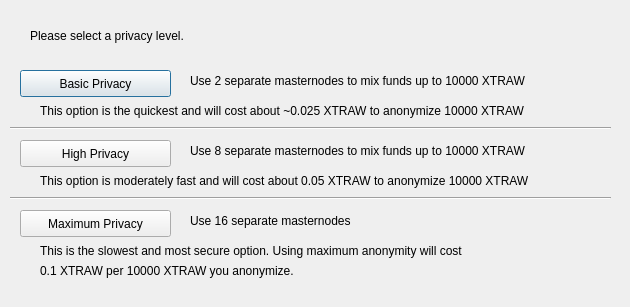
<?xml version="1.0" encoding="UTF-8"?>
<ui version="4.0">
 <class>ObfuscationConfig</class>
 <widget class="QDialog" name="ObfuscationConfig">
  <property name="geometry">
   <rect>
    <x>0</x>
    <y>0</y>
    <width>630</width>
    <height>307</height>
   </rect>
  </property>
  <property name="windowTitle">
   <string>Configure Obfuscation</string>
  </property>
  <widget class="QPushButton" name="buttonBasic">
   <property name="geometry">
    <rect>
     <x>20</x>
     <y>70</y>
     <width>151</width>
     <height>27</height>
    </rect>
   </property>
   <property name="text">
    <string>Basic Privacy</string>
   </property>
  </widget>
  <widget class="QPushButton" name="buttonHigh">
   <property name="geometry">
    <rect>
     <x>20</x>
     <y>140</y>
     <width>151</width>
     <height>27</height>
    </rect>
   </property>
   <property name="text">
    <string>High Privacy</string>
   </property>
  </widget>
  <widget class="QPushButton" name="buttonMax">
   <property name="geometry">
    <rect>
     <x>20</x>
     <y>210</y>
     <width>151</width>
     <height>27</height>
    </rect>
   </property>
   <property name="text">
    <string>Maximum Privacy</string>
   </property>
  </widget>
  <widget class="QLabel" name="label">
   <property name="geometry">
    <rect>
     <x>30</x>
     <y>20</y>
     <width>571</width>
     <height>31</height>
    </rect>
   </property>
   <property name="text">
    <string>Please select a privacy level.</string>
   </property>
  </widget>
  <widget class="QLabel" name="label_2">
   <property name="geometry">
    <rect>
     <x>190</x>
     <y>70</y>
     <width>421</width>
     <height>21</height>
    </rect>
   </property>
   <property name="text">
    <string>Use 2 separate masternodes to mix funds up to 10000 XTRAW</string>
   </property>
  </widget>
  <widget class="QLabel" name="label_3">
   <property name="geometry">
    <rect>
     <x>190</x>
     <y>140</y>
     <width>411</width>
     <height>21</height>
    </rect>
   </property>
   <property name="text">
    <string>Use 8 separate masternodes to mix funds up to 10000 XTRAW</string>
   </property>
  </widget>
  <widget class="QLabel" name="label_4">
   <property name="geometry">
    <rect>
     <x>190</x>
     <y>210</y>
     <width>421</width>
     <height>21</height>
    </rect>
   </property>
   <property name="text">
    <string>Use 16 separate masternodes</string>
   </property>
  </widget>
  <widget class="QLabel" name="label_6">
   <property name="geometry">
    <rect>
     <x>40</x>
     <y>100</y>
     <width>561</width>
     <height>21</height>
    </rect>
   </property>
   <property name="text">
    <string>This option is the quickest and will cost about ~0.025 XTRAW to anonymize 10000 XTRAW</string>
   </property>
  </widget>
  <widget class="QLabel" name="label_7">
   <property name="geometry">
    <rect>
     <x>40</x>
     <y>170</y>
     <width>561</width>
     <height>21</height>
    </rect>
   </property>
   <property name="text">
    <string>This option is moderately fast and will cost about 0.05 XTRAW to anonymize 10000 XTRAW</string>
   </property>
  </widget>
  <widget class="QLabel" name="label_8">
   <property name="geometry">
    <rect>
     <x>40</x>
     <y>240</y>
     <width>561</width>
     <height>21</height>
    </rect>
   </property>
   <property name="text">
    <string>This is the slowest and most secure option. Using maximum anonymity will cost</string>
   </property>
  </widget>
  <widget class="QLabel" name="label_9">
   <property name="geometry">
    <rect>
     <x>40</x>
     <y>260</y>
     <width>561</width>
     <height>21</height>
    </rect>
   </property>
   <property name="text">
    <string>0.1 XTRAW per 10000 XTRAW you anonymize.</string>
   </property>
  </widget>
  <widget class="Line" name="line">
   <property name="geometry">
    <rect>
     <x>10</x>
     <y>120</y>
     <width>601</width>
     <height>16</height>
    </rect>
   </property>
   <property name="orientation">
    <enum>Qt::Horizontal</enum>
   </property>
  </widget>
  <widget class="Line" name="line_2">
   <property name="geometry">
    <rect>
     <x>10</x>
     <y>190</y>
     <width>601</width>
     <height>16</height>
    </rect>
   </property>
   <property name="orientation">
    <enum>Qt::Horizontal</enum>
   </property>
  </widget>
 </widget>
 <resources/>
 <connections/>
</ui>
